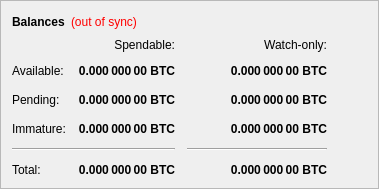
        <widget class="QFrame" name="frame">
         <property name="frameShape">
          <enum>QFrame::StyledPanel</enum>
         </property>
         <property name="frameShadow">
          <enum>QFrame::Raised</enum>
         </property>
         <layout class="QVBoxLayout" name="verticalLayout_4">
          <item>
           <layout class="QHBoxLayout" name="horizontalLayout_4">
            <item>
             <widget class="QLabel" name="label_5">
              <property name="font">
               <font>
                <weight>75</weight>
                <bold>true</bold>
               </font>
              </property>
              <property name="text">
               <string>Balances</string>
              </property>
             </widget>
            </item>
            <item>
             <widget class="QLabel" name="labelWalletStatus">
              <property name="cursor">
               <cursorShape>WhatsThisCursor</cursorShape>
              </property>
              <property name="toolTip">
               <string>The displayed information may be out of date. Your wallet automatically synchronizes with the IDCC network after a connection is established, but this process has not completed yet.</string>
              </property>
              <property name="styleSheet">
               <string notr="true">QLabel { color: red; }</string>
              </property>
              <property name="text">
               <string notr="true">(out of sync)</string>
              </property>
              <property name="alignment">
               <set>Qt::AlignLeading|Qt::AlignLeft|Qt::AlignVCenter</set>
              </property>
             </widget>
            </item>
            <item>
             <spacer name="horizontalSpacer_3">
              <property name="orientation">
               <enum>Qt::Horizontal</enum>
              </property>
              <property name="sizeHint" stdset="0">
               <size>
                <width>40</width>
                <height>20</height>
               </size>
              </property>
             </spacer>
            </item>
           </layout>
          </item>
          <item>
           <layout class="QGridLayout" name="gridLayout">
            <property name="spacing">
             <number>12</number>
            </property>
            <item row="2" column="2">
             <widget class="QLabel" name="labelWatchPending">
              <property name="font">
               <font>
                <weight>75</weight>
                <bold>true</bold>
               </font>
              </property>
              <property name="cursor">
               <cursorShape>IBeamCursor</cursorShape>
              </property>
              <property name="toolTip">
               <string>Unconfirmed transactions to watch-only addresses</string>
              </property>
              <property name="text">
               <string notr="true">0.000 000 00 BTC</string>
              </property>
              <property name="alignment">
               <set>Qt::AlignRight|Qt::AlignTrailing|Qt::AlignVCenter</set>
              </property>
              <property name="textInteractionFlags">
               <set>Qt::LinksAccessibleByMouse|Qt::TextSelectableByKeyboard|Qt::TextSelectableByMouse</set>
              </property>
             </widget>
            </item>
            <item row="2" column="1">
             <widget class="QLabel" name="labelUnconfirmed">
              <property name="font">
               <font>
                <weight>75</weight>
                <bold>true</bold>
               </font>
              </property>
              <property name="cursor">
               <cursorShape>IBeamCursor</cursorShape>
              </property>
              <property name="toolTip">
               <string>Total of transactions that have yet to be confirmed, and do not yet count toward the spendable balance</string>
              </property>
              <property name="text">
               <string notr="true">0.000 000 00 BTC</string>
              </property>
              <property name="alignment">
               <set>Qt::AlignRight|Qt::AlignTrailing|Qt::AlignVCenter</set>
              </property>
              <property name="textInteractionFlags">
               <set>Qt::LinksAccessibleByMouse|Qt::TextSelectableByKeyboard|Qt::TextSelectableByMouse</set>
              </property>
             </widget>
            </item>
            <item row="3" column="2">
             <widget class="QLabel" name="labelWatchImmature">
              <property name="font">
               <font>
                <weight>75</weight>
                <bold>true</bold>
               </font>
              </property>
              <property name="cursor">
               <cursorShape>IBeamCursor</cursorShape>
              </property>
              <property name="toolTip">
               <string>Staked or masternode rewards in watch-only addresses that has not yet matured</string>
              </property>
              <property name="text">
               <string notr="true">0.000 000 00 BTC</string>
              </property>
              <property name="alignment">
               <set>Qt::AlignRight|Qt::AlignTrailing|Qt::AlignVCenter</set>
              </property>
              <property name="textInteractionFlags">
               <set>Qt::LinksAccessibleByMouse|Qt::TextSelectableByKeyboard|Qt::TextSelectableByMouse</set>
              </property>
             </widget>
            </item>
            <item row="4" column="0" colspan="2">
             <widget class="Line" name="lineSpendableBalance">
              <property name="orientation">
               <enum>Qt::Horizontal</enum>
              </property>
             </widget>
            </item>
            <item row="4" column="2">
             <widget class="Line" name="lineWatchBalance">
              <property name="sizePolicy">
               <sizepolicy hsizetype="Preferred" vsizetype="Fixed">
                <horstretch>0</horstretch>
                <verstretch>0</verstretch>
               </sizepolicy>
              </property>
              <property name="minimumSize">
               <size>
                <width>140</width>
                <height>0</height>
               </size>
              </property>
              <property name="orientation">
               <enum>Qt::Horizontal</enum>
              </property>
             </widget>
            </item>
            <item row="5" column="0">
             <widget class="QLabel" name="labelTotalText">
              <property name="text">
               <string>Total:</string>
              </property>
             </widget>
            </item>
            <item row="3" column="1">
             <widget class="QLabel" name="labelImmature">
              <property name="font">
               <font>
                <weight>75</weight>
                <bold>true</bold>
               </font>
              </property>
              <property name="cursor">
               <cursorShape>IBeamCursor</cursorShape>
              </property>
              <property name="toolTip">
               <string>Staked or masternode rewards that has not yet matured</string>
              </property>
              <property name="text">
               <string notr="true">0.000 000 00 BTC</string>
              </property>
              <property name="alignment">
               <set>Qt::AlignRight|Qt::AlignTrailing|Qt::AlignVCenter</set>
              </property>
              <property name="textInteractionFlags">
               <set>Qt::LinksAccessibleByMouse|Qt::TextSelectableByKeyboard|Qt::TextSelectableByMouse</set>
              </property>
             </widget>
            </item>
            <item row="2" column="3">
             <spacer name="horizontalSpacer_2">
              <property name="orientation">
               <enum>Qt::Horizontal</enum>
              </property>
              <property name="sizeHint" stdset="0">
               <size>
                <width>40</width>
                <height>20</height>
               </size>
              </property>
             </spacer>
            </item>
            <item row="3" column="0">
             <widget class="QLabel" name="labelImmatureText">
              <property name="text">
               <string>Immature:</string>
              </property>
             </widget>
            </item>
            <item row="5" column="1">
             <widget class="QLabel" name="labelTotal">
              <property name="font">
               <font>
                <weight>75</weight>
                <bold>true</bold>
               </font>
              </property>
              <property name="cursor">
               <cursorShape>IBeamCursor</cursorShape>
              </property>
              <property name="toolTip">
               <string>Your current total balance</string>
              </property>
              <property name="text">
               <string notr="true">0.000 000 00 BTC</string>
              </property>
              <property name="alignment">
               <set>Qt::AlignRight|Qt::AlignTrailing|Qt::AlignVCenter</set>
              </property>
              <property name="textInteractionFlags">
               <set>Qt::LinksAccessibleByMouse|Qt::TextSelectableByKeyboard|Qt::TextSelectableByMouse</set>
              </property>
             </widget>
            </item>
            <item row="5" column="2">
             <widget class="QLabel" name="labelWatchTotal">
              <property name="font">
               <font>
                <weight>75</weight>
                <bold>true</bold>
               </font>
              </property>
              <property name="cursor">
               <cursorShape>IBeamCursor</cursorShape>
              </property>
              <property name="toolTip">
               <string>Current total balance in watch-only addresses</string>
              </property>
              <property name="text">
               <string notr="true">0.000 000 00 BTC</string>
              </property>
              <property name="alignment">
               <set>Qt::AlignRight|Qt::AlignTrailing|Qt::AlignVCenter</set>
              </property>
              <property name="textInteractionFlags">
               <set>Qt::LinksAccessibleByMouse|Qt::TextSelectableByKeyboard|Qt::TextSelectableByMouse</set>
              </property>
             </widget>
            </item>
            <item row="0" column="2">
             <widget class="QLabel" name="labelWatchonly">
              <property name="text">
               <string>Watch-only:</string>
              </property>
              <property name="alignment">
               <set>Qt::AlignRight|Qt::AlignTrailing|Qt::AlignVCenter</set>
              </property>
             </widget>
            </item>
            <item row="1" column="0">
             <widget class="QLabel" name="labelBalanceText">
              <property name="text">
               <string>Available:</string>
              </property>
             </widget>
            </item>
            <item row="1" column="1">
             <widget class="QLabel" name="labelBalance">
              <property name="font">
               <font>
                <weight>75</weight>
                <bold>true</bold>
               </font>
              </property>
              <property name="cursor">
               <cursorShape>IBeamCursor</cursorShape>
              </property>
              <property name="toolTip">
               <string>Your current spendable balance</string>
              </property>
              <property name="text">
               <string notr="true">0.000 000 00 BTC</string>
              </property>
              <property name="alignment">
               <set>Qt::AlignRight|Qt::AlignTrailing|Qt::AlignVCenter</set>
              </property>
              <property name="textInteractionFlags">
               <set>Qt::LinksAccessibleByMouse|Qt::TextSelectableByKeyboard|Qt::TextSelectableByMouse</set>
              </property>
             </widget>
            </item>
            <item row="1" column="2">
             <widget class="QLabel" name="labelWatchAvailable">
              <property name="font">
               <font>
                <weight>75</weight>
                <bold>true</bold>
               </font>
              </property>
              <property name="cursor">
               <cursorShape>IBeamCursor</cursorShape>
              </property>
              <property name="toolTip">
               <string>Your current balance in watch-only addresses</string>
              </property>
              <property name="text">
               <string notr="true">0.000 000 00 BTC</string>
              </property>
              <property name="alignment">
               <set>Qt::AlignRight|Qt::AlignTrailing|Qt::AlignVCenter</set>
              </property>
              <property name="textInteractionFlags">
               <set>Qt::LinksAccessibleByMouse|Qt::TextSelectableByKeyboard|Qt::TextSelectableByMouse</set>
              </property>
             </widget>
            </item>
            <item row="2" column="0">
             <widget class="QLabel" name="labelPendingText">
              <property name="text">
               <string>Pending:</string>
              </property>
             </widget>
            </item>
            <item row="0" column="1">
             <widget class="QLabel" name="labelSpendable">
              <property name="text">
               <string>Spendable:</string>
              </property>
              <property name="alignment">
               <set>Qt::AlignRight|Qt::AlignTrailing|Qt::AlignVCenter</set>
              </property>
             </widget>
            </item>
           </layout>
          </item>
         </layout>
        </widget>
